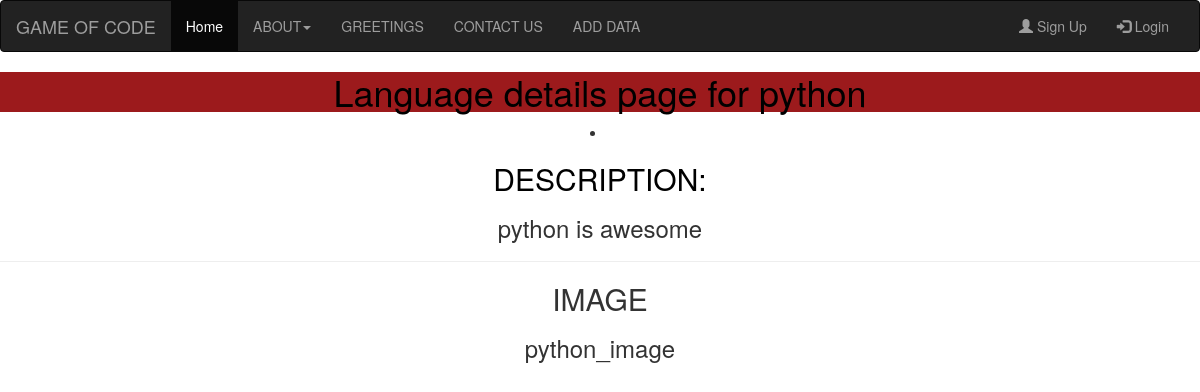
/detail/1, run on the app's committed database.
### app.py (models this page shows, shortened)
class Language(db.Model):
    id = db.Column(db.Integer, primary_key=True)
    name = db.Column(db.String(50), unique=True, nullable=False)
    image = db.Column(db.String(60))
    description = db.Column(db.Text)

### app.py (the view)
@app.route('/detail/<int:language_id>')
def detail_page(language_id):
    lang = Language.query.filter_by(id=language_id).one()
    return render_template('detail.html', language=lang)

### templates/detail.html
{% extends'base.html' %}
{% block body %}
    <h1>Language details page for {{ language.name }}</h1>
    <center>
<li>
   <b><h2 style="color: black">DESCRIPTION:</h2></b>
    <h3>{{ language.description }}</h3>
   <hr>
   <b><h2>IMAGE</h2></b>
   <h3>{{ language.image }}</h3>
</li>
    </center>
{% endblock body %}

### static/CSS/styles.css (style rules this page uses)
h1 { text-align: center; background-color: #9C1A1C; color: black; }

### data on the page
Language: name "python", description "python is awesome", image "python_image"
